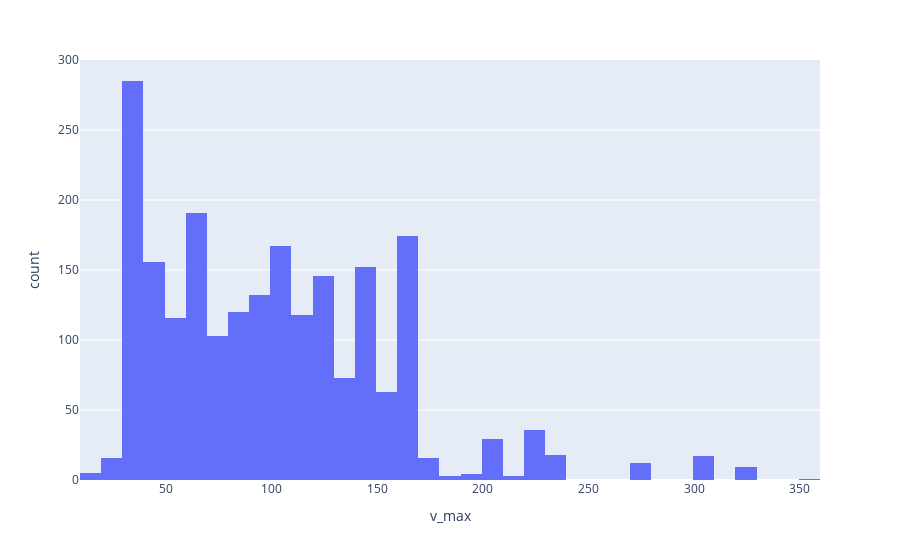

Write notebook code for a chart like this one.
### Code cell
generate_histogram(speeds_processed)

### Figure 1 — Plotly figure (JSON) as saved in the notebook; plotly's stock layout.template omitted (floating-point values rounded to 4 significant figures; data arrays with more than 128 entries replaced by an {"elided": "..."} marker saying what was removed)
{"data": [{"alignmentgroup": "True", "bingroup": "x", "hovertemplate": "v_max=%{x}<br>count=%{y}<extra></extra>", "legendgroup": "", "marker": {"color": "#636efa", "pattern": {"shape": ""}}, "name": "", "nbinsx": 50, "offsetgroup": "", "orientation": "v", "showlegend": false, "type": "histogram", "x": {"elided": "2529 int values"}, "xaxis": "x", "yaxis": "y"}], "layout": {"barmode": "relative", "legend": {"tracegroupgap": 0}, "margin": {"t": 60}, "xaxis": {"anchor": "y", "domain": [0, 1], "title": {"text": "v_max"}}, "yaxis": {"anchor": "x", "domain": [0, 1], "title": {"text": "count"}}}}
